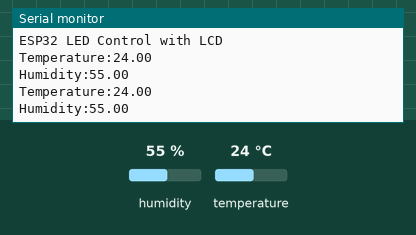
Bench run of a sketch on a simulated ESP32. On the bench: the last lines printed to the serial monitor. The inputs (shaded band) are chosen by the test bench; at power-on: humidity 55 %, temperature 24 °C.

Above: at 2.8 s.
2.9 s: humidity set to 22 %
At 4.8 s:
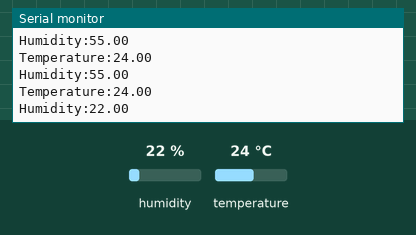
5.6 s: temperature set to 12 °C
At 7.2 s:
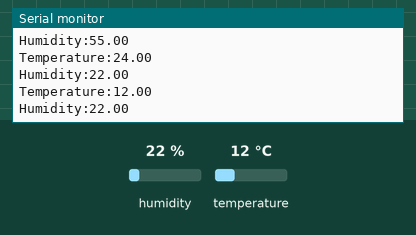
8.3 s: humidity set to 40 %
At 10.8 s:
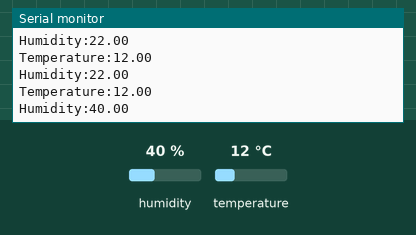
Timing chart, 0 to 12.3 s (numbered marks = the images above; inputs shaded):
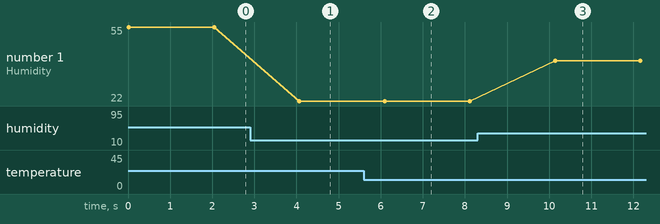

The sketch:

DHT11.ino
```cpp
#include <Wire.h>
#include "DHT.h"


#define DHTPIN 5
#define DHTTYPE DHT11
DHT dht(DHTPIN, DHTTYPE);

void setup() {
  Serial.begin(9600);
  Serial.println("ESP32 LED Control with LCD");

  dht.begin();
}

void loop() {
  // status LED
  float humidity = dht.readHumidity();
  float temperature = dht.readTemperature();

  Serial.print("Temperature:");
  Serial.println(temperature);
  Serial.print("Humidity:");
  Serial.println(humidity);
  delay(2000);
}
```

Measured:
- after the input at 2.9 s, the serial monitor: prints a new line after 1.2 s (image 1)
- after the input at 5.6 s, the serial monitor: prints a new line after 0.49 s (image 2)
- after the input at 8.3 s, the serial monitor: prints a new line after 1.8 s (image 3)
- plotted number 1: 55 → 22 after the input at 2.9 s, 22 → 40 after the input at 8.3 s
